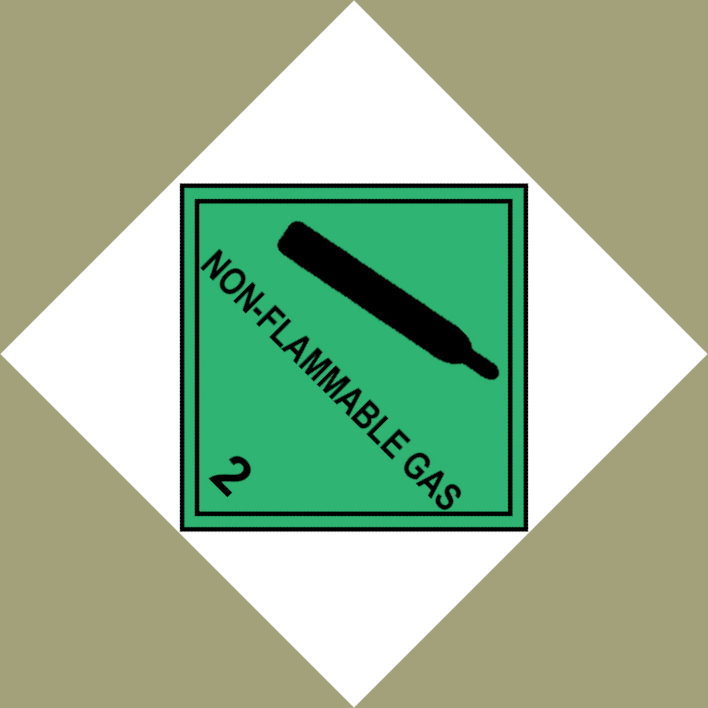
#> input picture hazards/non_flammable_gas.jpg, 708 x 708 px
$ python text_recognition.py
#> lines starting #> are read from the running program, lines starting #| are printed output that depends on the picture; long printed decimals are rounded
from cgi import test
from math import sqrt
import pytesseract
import cv2 as cv
import numpy
import imutils

def main():
	# -------------------------------- Image Read -------------------------------- #
	testHazard = cv.imread("hazards/non_flammable_gas.jpg")
#> testHazard is the input picture: shape (708, 708, 3); mean B, G, R 148.8, 180.8, 156.3
	# print(testHazard.shape)
	rgb = cv.cvtColor(testHazard, cv.COLOR_BGR2RGB) # convert image to rgb
	#results = pytesseract.pytesseract.image_to_osd(r"hazards/infectious_substance.jpg")

	# ----------------------------- Width & Rotation ----------------------------- #
	originalWidth = rgb.shape[1] # could be substituted for height here, does not matter
#> originalWidth = 708
	# will be a diamond-like shape; switching width like a triangle
	rotated = imutils.rotate_bound(rgb, -45)
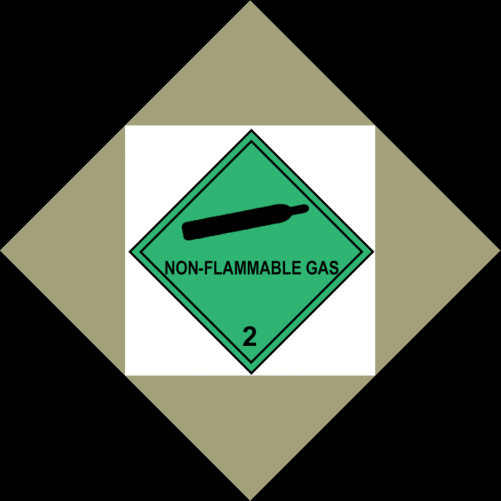
#> rotated: shape (1001, 1001, 3) (shown at 1/2 size); mean R, G, B 78.2, 90.5, 74.4
	rotatedWidth = sqrt(originalWidth)
#> rotatedWidth = 26.61

	scale = 1.414#originalWidth/rotatedWidth

	print("original width: ", originalWidth)
#| original width:  708
	print("rotated width: ", rotatedWidth)
#| rotated width:  26.608

	scaleFactor = (int(originalWidth*scale), int(originalWidth*scale))
#> scaleFactor = (1001, 1001)
	#print(scaleFactor)
	rotated = cv.resize(rotated, scaleFactor)

	cropLength = int(originalWidth/2.828)
#> cropLength = 250

	rotated = rotated[cropLength:-cropLength, cropLength:-cropLength]
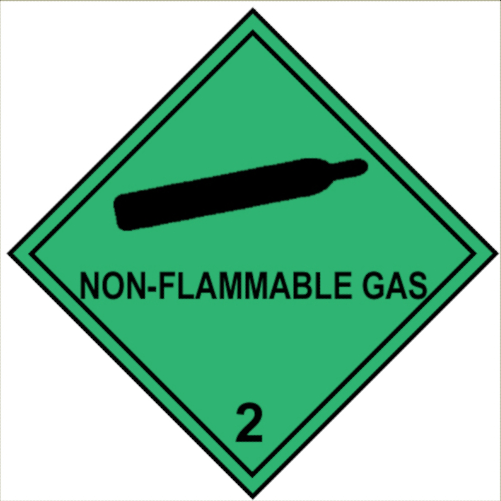
#> rotated: shape (501, 501, 3); mean R, G, B 149.5, 200.6, 175.4

	cv.imshow("test", rotated)
	cv.waitKey(0)
	print(pytesseract.pytesseract.image_to_string(rotated))
#> (this line was passed over: pytesseract is not available in this run)
	# print(pytesseract.pytesseract.image_to_string(rgb))

main()
